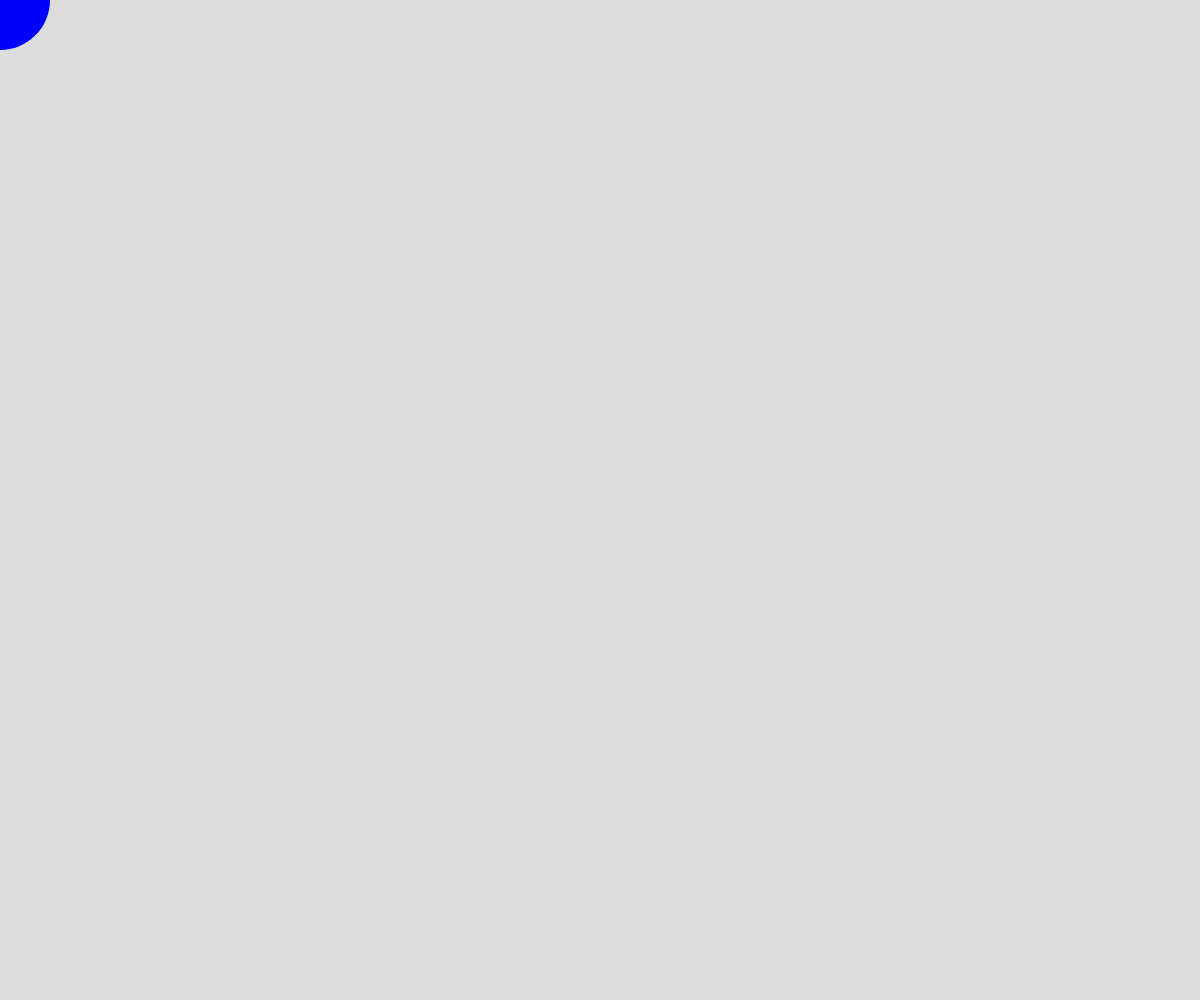
Frame 1 (no input)
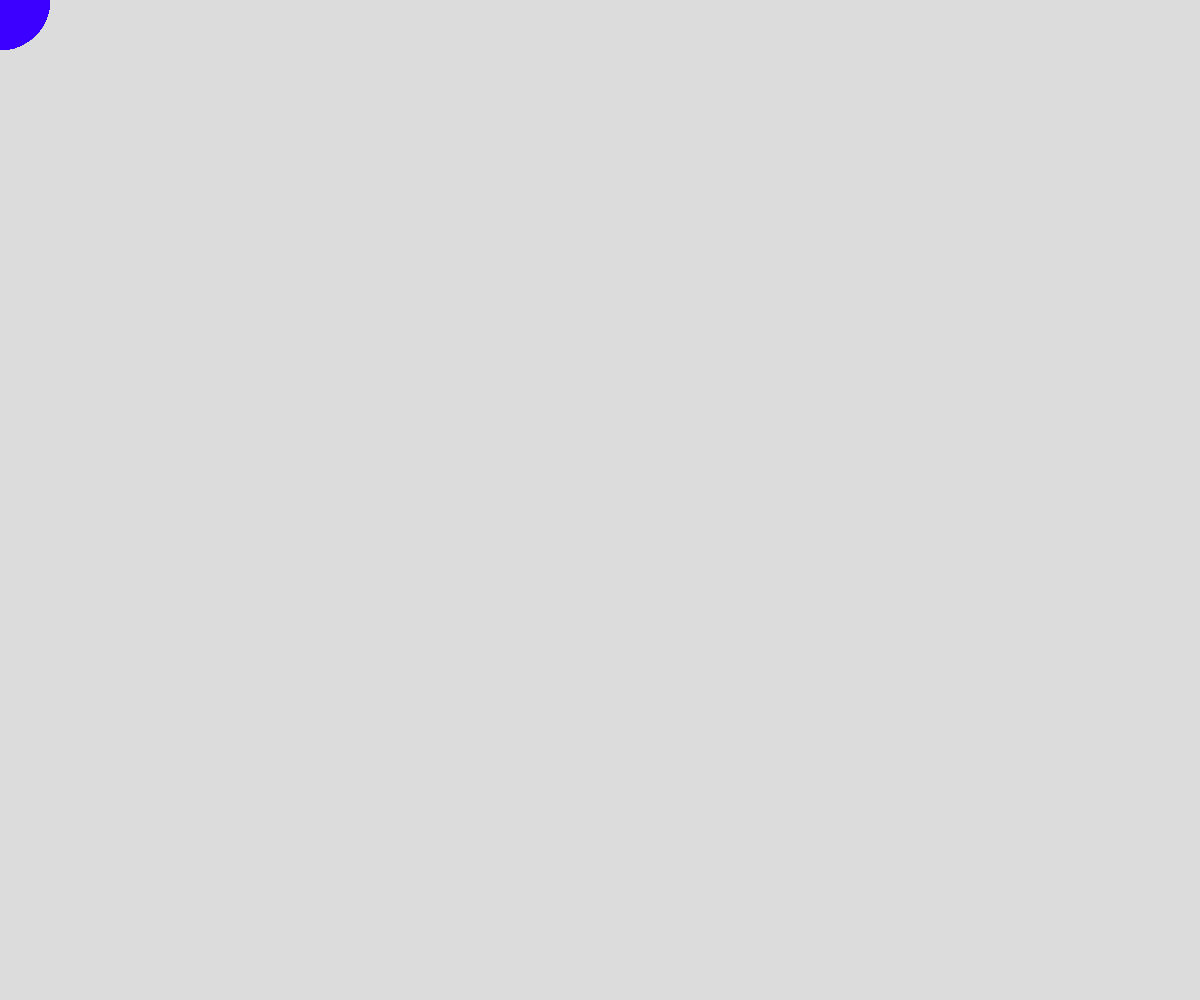
Frame 60 (no input)
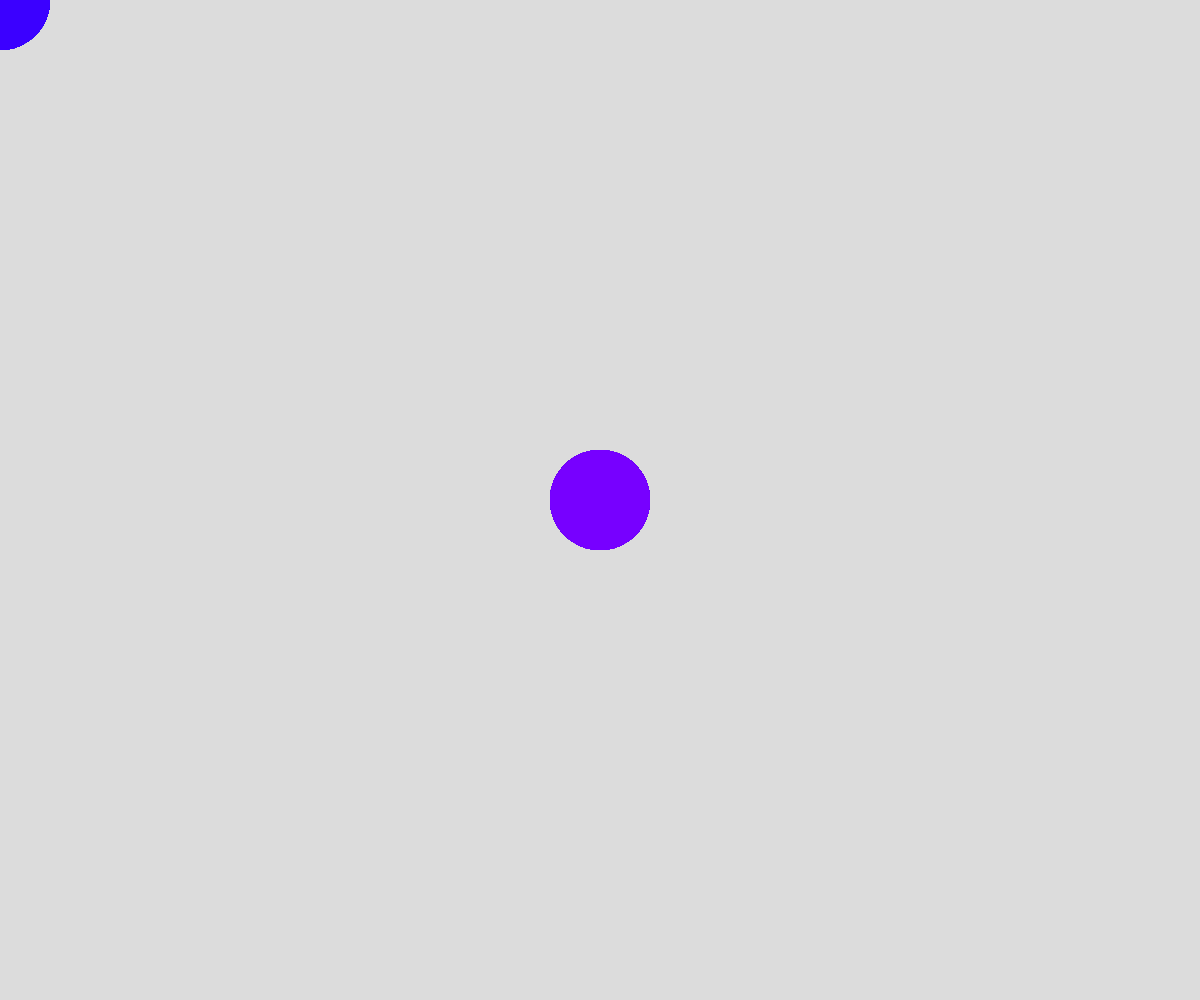
Frame 120 (the mouse pressed at the canvas centre since frame 60)

The p5.js sketch that drew these frames (run headless with seeded random() and noise() and a simulated clock; from frame 60 on, the mouse is pressed at the canvas centre):

// p5.js sketch
// ── sketch.js
// Project Title
// Your Name
// Date
//
// Extra for Experts:
// - describe what you did to take this project "above and beyond"

let redAmount = 0;
let redChangeAmount = 1;

function setup() {
  createCanvas(windowWidth, windowHeight);
  background(220);
}

function draw() {
  fill(redAmount,0,255);
  noStroke();
  ellipse(mouseX, mouseY, 100, 100);

  redAmount += redChangeAmount;

  if (redAmount >= 255) {
    redChangeAmount *= -1;
  }
  if (redAmount <= 0) {
    redChangeAmount *= -1;
  }

  console.log(redAmount);
}
